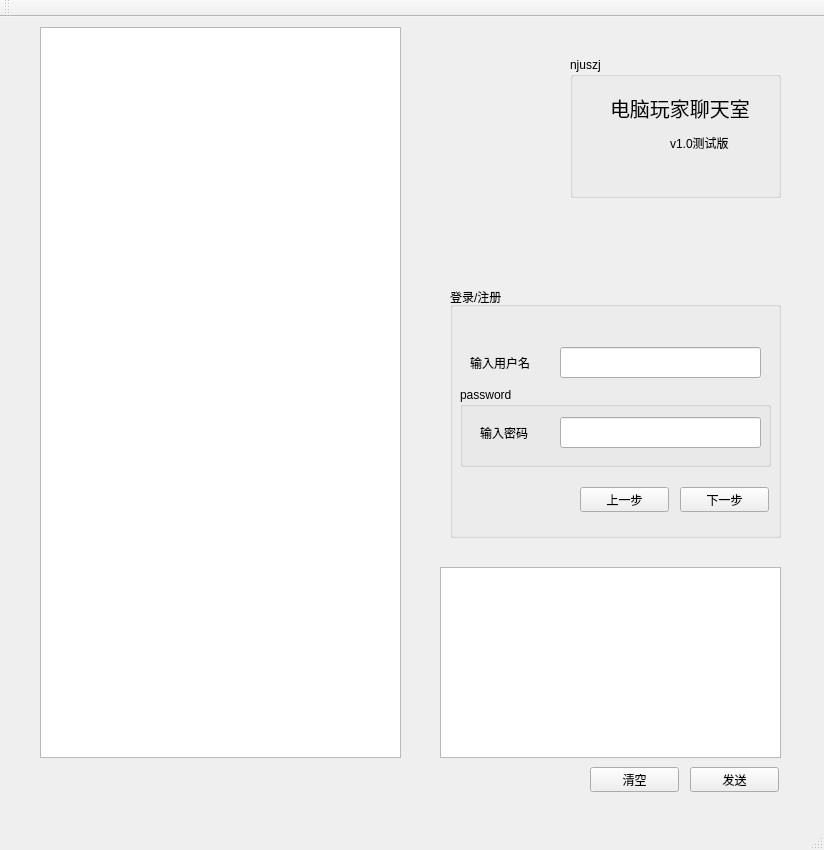
<?xml version="1.0" encoding="UTF-8"?>
<ui version="4.0">
 <class>MainWindow</class>
 <widget class="QMainWindow" name="MainWindow">
  <property name="geometry">
   <rect>
    <x>0</x>
    <y>0</y>
    <width>824</width>
    <height>850</height>
   </rect>
  </property>
  <property name="windowTitle">
   <string>电脑玩家聊天室</string>
  </property>
  <widget class="QWidget" name="centralWidget">
   <widget class="QTextBrowser" name="textBrowser_info">
    <property name="geometry">
     <rect>
      <x>40</x>
      <y>10</y>
      <width>361</width>
      <height>731</height>
     </rect>
    </property>
   </widget>
   <widget class="QPushButton" name="pushButton_send">
    <property name="geometry">
     <rect>
      <x>690</x>
      <y>750</y>
      <width>89</width>
      <height>25</height>
     </rect>
    </property>
    <property name="text">
     <string>发送</string>
    </property>
   </widget>
   <widget class="QPushButton" name="pushButton_clear">
    <property name="geometry">
     <rect>
      <x>590</x>
      <y>750</y>
      <width>89</width>
      <height>25</height>
     </rect>
    </property>
    <property name="text">
     <string>清空</string>
    </property>
   </widget>
   <widget class="QGroupBox" name="groupBox">
    <property name="geometry">
     <rect>
      <x>570</x>
      <y>40</y>
      <width>211</width>
      <height>141</height>
     </rect>
    </property>
    <property name="layoutDirection">
     <enum>Qt::LeftToRight</enum>
    </property>
    <property name="title">
     <string>njuszj</string>
    </property>
    <widget class="QLabel" name="label">
     <property name="geometry">
      <rect>
       <x>40</x>
       <y>30</y>
       <width>141</width>
       <height>41</height>
      </rect>
     </property>
     <property name="font">
      <font>
       <pointsize>15</pointsize>
      </font>
     </property>
     <property name="text">
      <string>电脑玩家聊天室</string>
     </property>
    </widget>
    <widget class="QLabel" name="label_3">
     <property name="geometry">
      <rect>
       <x>100</x>
       <y>70</y>
       <width>81</width>
       <height>31</height>
      </rect>
     </property>
     <property name="text">
      <string>v1.0测试版</string>
     </property>
    </widget>
   </widget>
   <widget class="QTextEdit" name="textEdit_input">
    <property name="geometry">
     <rect>
      <x>440</x>
      <y>550</y>
      <width>341</width>
      <height>191</height>
     </rect>
    </property>
   </widget>
   <widget class="QGroupBox" name="groupBox_login">
    <property name="geometry">
     <rect>
      <x>450</x>
      <y>270</y>
      <width>331</width>
      <height>251</height>
     </rect>
    </property>
    <property name="title">
     <string>登录/注册</string>
    </property>
    <widget class="QPushButton" name="pushButton_next">
     <property name="geometry">
      <rect>
       <x>230</x>
       <y>200</y>
       <width>89</width>
       <height>25</height>
      </rect>
     </property>
     <property name="text">
      <string>下一步</string>
     </property>
    </widget>
    <widget class="QPushButton" name="pushButton_back">
     <property name="geometry">
      <rect>
       <x>130</x>
       <y>200</y>
       <width>89</width>
       <height>25</height>
      </rect>
     </property>
     <property name="text">
      <string>上一步</string>
     </property>
    </widget>
    <widget class="QGroupBox" name="groupBox_password">
     <property name="geometry">
      <rect>
       <x>10</x>
       <y>100</y>
       <width>311</width>
       <height>80</height>
      </rect>
     </property>
     <property name="title">
      <string>password</string>
     </property>
     <widget class="QLineEdit" name="lineEdit_password">
      <property name="geometry">
       <rect>
        <x>100</x>
        <y>30</y>
        <width>201</width>
        <height>31</height>
       </rect>
      </property>
     </widget>
     <widget class="QLabel" name="label_4">
      <property name="geometry">
       <rect>
        <x>20</x>
        <y>30</y>
        <width>71</width>
        <height>31</height>
       </rect>
      </property>
      <property name="text">
       <string>输入密码</string>
      </property>
     </widget>
    </widget>
    <widget class="QLineEdit" name="lineEdit_usrname">
     <property name="geometry">
      <rect>
       <x>110</x>
       <y>60</y>
       <width>201</width>
       <height>31</height>
      </rect>
     </property>
    </widget>
    <widget class="QLabel" name="label_2">
     <property name="geometry">
      <rect>
       <x>20</x>
       <y>60</y>
       <width>81</width>
       <height>31</height>
      </rect>
     </property>
     <property name="text">
      <string>输入用户名</string>
     </property>
    </widget>
   </widget>
  </widget>
  <widget class="QMenuBar" name="menuBar">
   <property name="geometry">
    <rect>
     <x>0</x>
     <y>0</y>
     <width>824</width>
     <height>22</height>
    </rect>
   </property>
  </widget>
  <widget class="QToolBar" name="mainToolBar">
   <attribute name="toolBarArea">
    <enum>TopToolBarArea</enum>
   </attribute>
   <attribute name="toolBarBreak">
    <bool>false</bool>
   </attribute>
  </widget>
  <widget class="QStatusBar" name="statusBar"/>
 </widget>
 <layoutdefault spacing="6" margin="11"/>
 <resources/>
 <connections/>
</ui>
